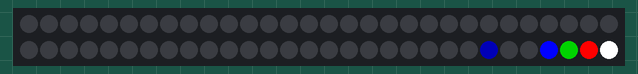
A sketch run on a simulated Arduino Uno, built with avr-gcc and run on an emulated ATmega328P. Parts: 60 RGB LEDs in strip order, left to right, continuing on the next row.

Above: at 3.27 s.
At 4.49 s:
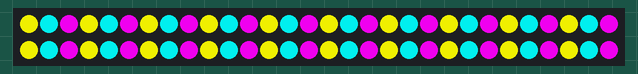

The sketch:

sketch.ino
```cpp
// -*- mode: c++ -*-

#include <FastLED.h>

#define NUM_LEDS 60

#define LED_PIN 4
#define CLOCK_PIN 3

CRGB leds[NUM_LEDS];

void setup()
{
  FastLED.addLeds<DOTSTAR, LED_PIN, CLOCK_PIN, GBR>(leds, NUM_LEDS);
  // Startup delay so we don't pull extra current right away.
  delay(100);
}

int mod(int k, int m) {
  int result = k % m;
  if (result < 0)
    result += m;
  return result;
}

void loop()
{
  for (size_t i = 0; i < NUM_LEDS; i++) {
    leds[i] = CRGB::White;
    leds[mod(i-1, NUM_LEDS)] = CRGB::Red;
    leds[mod(i-2, NUM_LEDS)] = CRGB::Green;
    leds[mod(i-3, NUM_LEDS)] = CRGB::Blue;
    leds[mod(i-6, NUM_LEDS)] = CRGB(0x00, 0x00, 0x44);
    FastLED.show();
    delay(50);
    leds[i] = CRGB::Black;
    leds[mod(i-1, NUM_LEDS)] = CRGB::Black;
    leds[mod(i-2, NUM_LEDS)] = CRGB::Black;
    leds[mod(i-3, NUM_LEDS)] = CRGB::Black;
    leds[mod(i-6, NUM_LEDS)] = CRGB::Black;
  }

  for (int b = 0; b < 256; b++) {
    for (size_t i = 0; i < NUM_LEDS; i+=3) {
      leds[i] = CRGB(b, b, 0);
      leds[i+1] = CRGB(0, b, b);
      leds[i+2] = CRGB(b, 0, b);
    }
    FastLED.show();
    delay(5);
  }

  for (size_t i = 0; i < NUM_LEDS; i++) {
    leds[i] = CRGB::Black;
  }
}
```

Measured:
- by itself, everything shown: repeats every 4.6 s, in 65 steps
